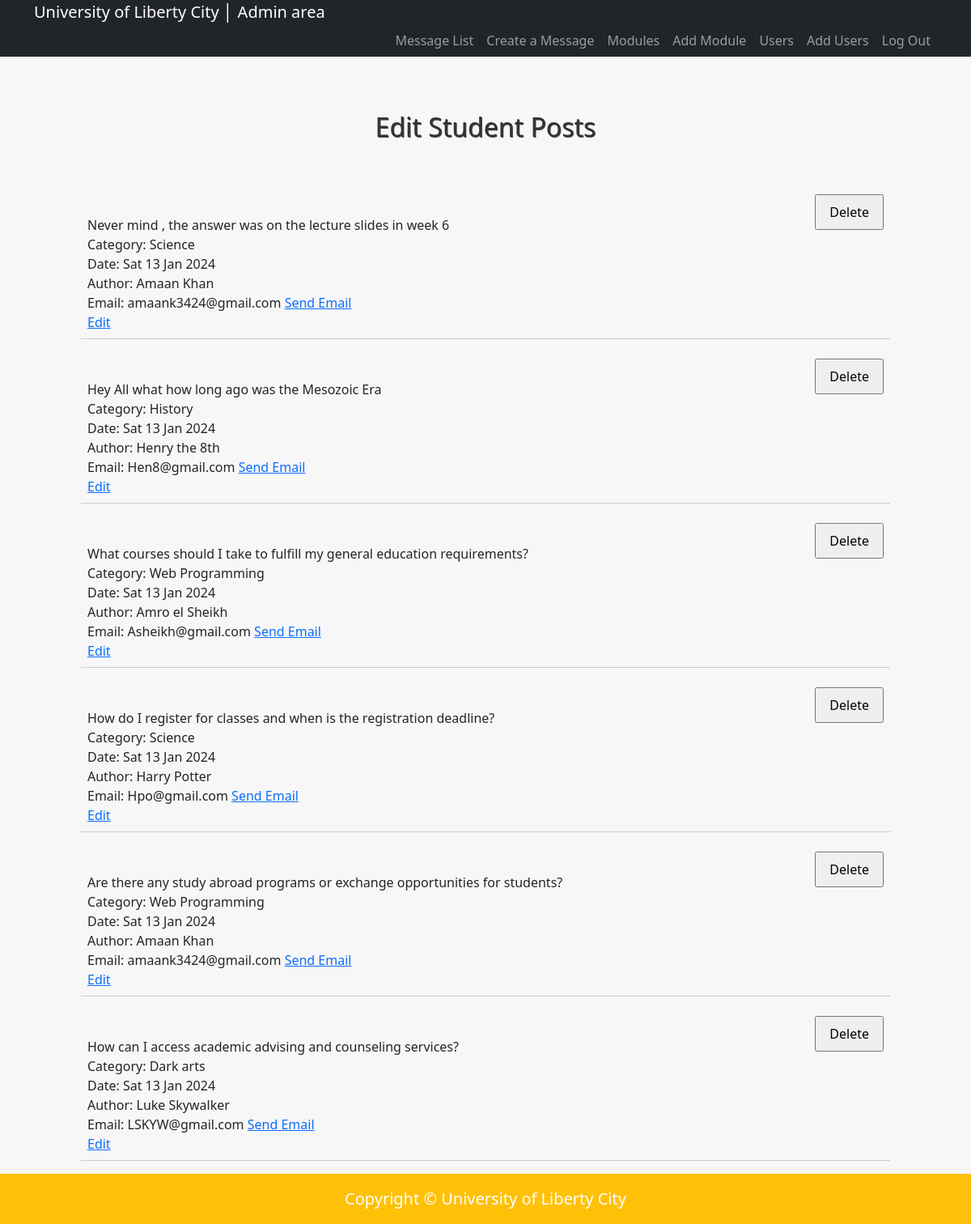
The page /admin/questions.php on the database its author committed.
### tables this page shows
CREATE TABLE `joke` (
  `id` int(11) NOT NULL,
  `joketext` text NOT NULL,
  `jokedate` date NOT NULL,
  `authorid` int(11) NOT NULL,
  `categoryid` int(11) NOT NULL,
  `image` varchar(255) DEFAULT NULL
);

CREATE TABLE `category` (
  `id` int(11) NOT NULL,
  `categoryName` varchar(255) DEFAULT NULL
);

CREATE TABLE `author` (
  `id` int(11) NOT NULL,
  `name` varchar(255) DEFAULT NULL,
  `email` varchar(255) DEFAULT NULL
);

### admin/questions.php (called while the page is built, shortened)
<?php
try {
    include '../includes/DatabaseConnection.php';
    include '../includes/DatabaseFunctions.php';
    $jokes = allJokes($pdo);
    include '../templates/adminquestions.html.php';
} catch (PDOException $e) {
    $title = 'An error has occurred';
    $output = 'Database error: ' . $e->getMessage() . ' in ' . $e->getFile() . ' on line ' . $e->getLine();
}
include '../templates/admin_layout.html.php';
?>

### includes/DatabaseFunctions.php (called while the page is built, shortened)
<?php
function query($pdo, $sql, $parameters = []) {
	$query = $pdo->prepare($sql);
	$query->execute($parameters);
	return $query;
}
function allJokes($pdo) {
	$jokes = query($pdo, 'SELECT joke.id, joketext, image , name, email, categoryName FROM joke
	INNER JOIN author ON authorid  = author.id
	INNER JOIN category ON categoryid = category.id');
	return $jokes->fetchAll();
}

### templates/adminquestions.html.php (the view, shortened to what this page needs)
<h1 class="animated-header">Edit Student Posts</h1>
<?php foreach ($jokes as $joke): ?>
    <blockquote>
        <?= htmlspecialchars($joke['joketext'], ENT_QUOTES, 'UTF-8') ?>
        <br /> Category: <?= htmlspecialchars($joke['categoryName'], ENT_QUOTES, 'UTF-8') ?>
        <br /> Date: <?= htmlspecialchars(date("D d M Y", strtotime($joke['jokedate'] ?? 'today')), ENT_QUOTES, 'UTF-8') ?>
        <br /> Author: <?= htmlspecialchars($joke['name'], ENT_QUOTES, 'UTF-8') ?>
        <br /> Email: <?= htmlspecialchars($joke['email'], ENT_QUOTES, 'UTF-8') ?>
        <a href="mailto:<?= htmlspecialchars($joke['email'], ENT_QUOTES, 'UTF-8') ?>">Send Email</a>
        <br />
        <a href="editquestion.php?id=<?=$joke['id']?>">Edit</a>
        <form action="deletequestion.php" method="post">
            <input type="submit" value="Delete">
        </form>
    </blockquote>
<?php endforeach; ?>

### jokes.css (style rules this page uses)
* { margin: 0; padding: 0; }
body { font-family: Arial, Helvetica, Sans-serif; }
h1 { font-weight: normal; padding: 1.5em; color: white; text-shadow: 1px 1px 0px #444; width: 1000px; margin: auto; }
body { font-size: 1.2em; font-family: arial, helvetica, sans-serif }
input, label, select, textarea { float: left; width: 15em; margin-bottom: 1em; padding: 0.5em; }
input[type="submit"] { margin-left: 15em; width: auto; padding: 0.5em 1em; clear: both; font-size: 1em; }
form { overflow: auto; clear: both; display: block; }
blockquote { display: table; margin-bottom: 1em; border-bottom: 1px solid #ccc; padding: 0.5em; }
blockquote form { display: table-cell; width: 10%; }
.animated-header { text-align: center; font-size: 2em; color: #333; animation: fadeIn 2s, moveDown 1s ease-in-out; }

### rows shown on the page
joke: joketext "Never mind , the answer was on the lecture slides in week 6", categoryid.categoryName "Science", jokedate "Sat 13 Jan 2024", authorid.name "Amaan Khan", authorid.email "amaank3424@gmail.com"
joke: joketext "Hey All what how long ago was the Mesozoic Era", categoryid.categoryName "History", jokedate "Sat 13 Jan 2024", authorid.name "Henry the 8th", authorid.email "Hen8@gmail.com"
joke: joketext "What courses should I take to fulfill my general education requirements?", categoryid.categoryName "Web Programming", jokedate "Sat 13 Jan 2024", authorid.name "Amro el Sheikh", authorid.email "Asheikh@gmail.com"
joke: joketext "How do I register for classes and when is the registration deadline?", categoryid.categoryName "Science", jokedate "Sat 13 Jan 2024", authorid.name "Harry Potter", authorid.email "Hpo@gmail.com"
joke: joketext "Are there any study abroad programs or exchange opportunities for students?", categoryid.categoryName "Web Programming", jokedate "Sat 13 Jan 2024", authorid.name "Amaan Khan", authorid.email "amaank3424@gmail.com"
joke: joketext "How can I access academic advising and counseling services?", categoryid.categoryName "Dark arts", jokedate "Sat 13 Jan 2024", authorid.name "Luke Skywalker", authorid.email "LSKYW@gmail.com"
